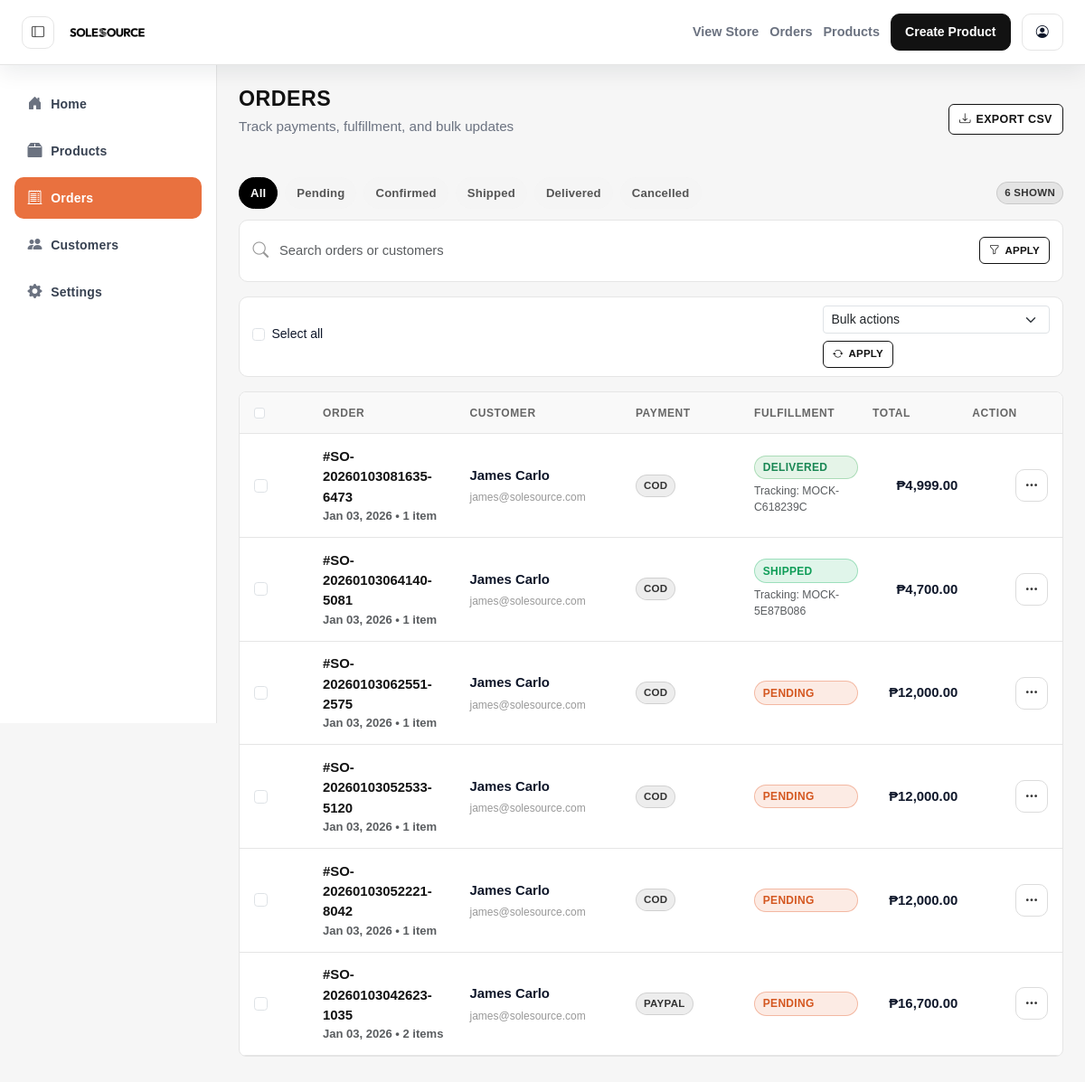
/admin/orders.php?msg=invalid (signed in), run on the app's committed database.
### tables this page shows
CREATE TABLE `orders` (
  `id` int(11) NOT NULL,
  `user_id` int(11) NOT NULL,
  `order_number` varchar(64) NOT NULL,
  `total_amount` decimal(10,2) NOT NULL,
  `payment_method` varchar(50) DEFAULT 'COD',
  `status` enum('pending','confirmed','shipped','delivered','cancelled') DEFAULT 'pending',
  `phone` varchar(50) DEFAULT NULL,
  `shipping_phone` varchar(20) DEFAULT NULL,
  `full_name` varchar(255) NOT NULL,
  `address` varchar(255) DEFAULT NULL,
  `city` varchar(255) DEFAULT NULL,
  `province` varchar(255) DEFAULT NULL,
  `region` varchar(255) DEFAULT NULL,
  `barangay` varchar(255) DEFAULT NULL,
  `zip_code` varchar(20) DEFAULT NULL,
  `country` varchar(100) DEFAULT 'Philippines',
  `shipping_address` text DEFAULT NULL,
  `tracking_number` varchar(100) DEFAULT NULL,
  `courier` varchar(50) DEFAULT NULL,
  `created_at` timestamp NOT NULL DEFAULT current_timestamp()
);

CREATE TABLE `users` (
  `id` int(11) NOT NULL,
  `full_name` varchar(255) NOT NULL,
  `email` varchar(255) NOT NULL,
  `password` varchar(255) NOT NULL,
  `role` enum('admin','customer') NOT NULL DEFAULT 'customer',
  `birthdate` date DEFAULT NULL,
  `gender` varchar(50) DEFAULT NULL,
  `is_active` tinyint(1) NOT NULL DEFAULT 1,
  `created_at` timestamp NOT NULL DEFAULT current_timestamp()
);

### admin/orders.php (the view, shortened to what this page needs)
<?php
require_once '../includes/connect.php';
$filter = isset($_GET['filter']) ? strtolower($_GET['filter']) : 'all';
$search = trim($_GET['q'] ?? '');
$orders = [];
$sql = "SELECT o.id, o.order_number, o.status, o.total_amount, o.created_at, o.tracking_number, o.courier, o.payment_method, u.full_name, u.email, COALESCE(SUM(oi.quantity), 0) AS item_count FROM orders o JOIN users u ON u.id = o.user_id LEFT JOIN order_items oi ON oi.order_id = o.id";
$sql .= " GROUP BY o.id ORDER BY o.created_at DESC";
if ($stmt = $conn->prepare($sql)) {
    $stmt->execute();
    $res = $stmt->get_result();
    while ($row = $res->fetch_assoc()) {
        $row['total_formatted'] = '₱' . number_format((float) ($row['total_amount'] ?? 0), 2, '.', ',');
        $row['date_formatted'] = $row['created_at'] ? date('M d, Y', strtotime($row['created_at'])) : '';
        $orders[] = $row;
    }
}
$msg = $_GET['msg'] ?? '';
$toastMessage = '';
if ($msg === 'updated') {
    $toastMessage = 'Order updated successfully.';
    $toastVariant = 'success';
} elseif ($msg === 'invalid') {
    $toastMessage = 'Invalid request.';
} elseif ($msg === 'notfound') {
    $toastMessage = 'Order not found.';
    $toastVariant = 'warning';
} elseif ($msg === 'error') {
    $toastMessage = 'Update failed. Please try again.';
    $toastVariant = 'danger';
}
?>
<!DOCTYPE html>
<html lang="en">
<head>
    <link href="https://cdn.jsdelivr.net/npm/bootstrap@5.3.3/dist/css/bootstrap.min.css" rel="stylesheet">
    <link rel="stylesheet" href="https://cdn.jsdelivr.net/npm/bootstrap-icons@1.11.3/font/bootstrap-icons.css">
    <link rel="stylesheet" href="../assets/css/variables.css">
    <link rel="stylesheet" href="assets/css/admin.css">
</head>
<body>
    <?php include 'includes/topbar.php'; ?>
    <div class="admin-container">
        <?php include 'includes/sidebar.php'; ?>
        <main class="admin-content">
            <div class="admin-header">
                <div>
                    <h1 class="admin-page-title">Orders</h1>
                    <p class="admin-page-subtitle">Track payments, fulfillment, and bulk updates</p>
                </div>
                <div class="orders-toolbar-actions">
                    <button type="button" class="admin-action-btn" data-export-orders>
                        <i class="bi bi-download"></i>
                        <span>Export CSV</span>
                    </button>
                </div>
            </div>
            <div class="orders-toolbar">
                <div class="orders-tabs">
                    <a href="orders.php" class="orders-tab <?php echo $filter === 'all' ? 'active' : ''; ?>">All</a>
                    <a href="orders.php?filter=pending" class="orders-tab <?php echo $filter === 'pending' ? 'active' : ''; ?>">Pending</a>
                    <a href="orders.php?filter=confirmed" class="orders-tab <?php echo $filter === 'confirmed' ? 'active' : ''; ?>">Confirmed</a>
                    <a href="orders.php?filter=shipped" class="orders-tab <?php echo $filter === 'shipped' ? 'active' : ''; ?>">Shipped</a>
                    <a href="orders.php?filter=delivered" class="orders-tab <?php echo $filter === 'delivered' ? 'active' : ''; ?>">Delivered</a>
                    <a href="orders.php?filter=cancelled" class="orders-tab <?php echo $filter === 'cancelled' ? 'active' : ''; ?>">Cancelled</a>
                </div>
                <div class="orders-tab-meta">
                    <span class="pill pill-neutral pill-sm"><?php echo count($orders); ?> shown</span>
                </div>
            </div>
            <form class="orders-search-row" method="get" action="orders.php">
                <div class="orders-search-group">
                    <i class="bi bi-search"></i>
                    <input type="text" name="q" class="form-control" placeholder="Search orders or customers" value="<?php echo htmlspecialchars($search); ?>">
                </div>
                <div class="orders-search-actions">
                    <button type="submit" class="admin-action-btn sm">
                        <i class="bi bi-funnel"></i>
                        <span>Apply</span>
                    </button>
                </div>
            </form>
            <div class="orders-bulk-bar">
                <div class="form-check">
                    <input class="form-check-input" type="checkbox" value="1" id="selectAllOrders" data-select-all>
                    <label class="form-check-label" for="selectAllOrders">Select all</label>
                </div>
                <div class="d-flex align-items-center gap-2 flex-wrap">
                    <select class="form-select form-select-sm" data-bulk-action>
                        <option value="">Bulk actions</option>
                    </select>
                    <button type="button" class="admin-action-btn sm" data-bulk-apply disabled>
                        <i class="bi bi-arrow-repeat"></i>
                        <span>Apply</span>
                    </button>
                </div>
            </div>
            <?php if ($toastMessage): ?>
                <div class="position-fixed top-0 end-0 p-3" style="z-index: 2000;">
                </div>
            <?php endif; ?>
            <div class="orders-table-container">
                <div class="order-table-row order-table-header">
                    <div>
                        <input class="form-check-input" type="checkbox" value="1" aria-label="Select all" data-select-all-top>
                    </div>
                    <div>Order</div>
                    <div>Customer</div>
                    <div>Payment</div>
                    <div>Fulfillment</div>
                    <div>Total</div>
                    <div>Action</div>
                </div>
                <?php foreach ($orders as $order): ?>
                    <?php
                        $status = strtolower($order['status'] ?? '');
                        $statusLabel = ucfirst($status);
                        $itemsLabel = ((int) ($order['item_count'] ?? 0)) . ' item' . (((int) ($order['item_count'] ?? 0)) === 1 ? '' : 's');
                    ?>
                    <div class="order-table-row" data-order-id="<?php echo (int) $order['id']; ?>">
                        <div data-label="Select">
                            <input class="form-check-input" type="checkbox" value="<?php echo (int) $order['id']; ?>" data-order-checkbox>
                        </div>
                        <div class="order-id-cell" data-label="Order">
                            <div class="fw-bold">#<?php echo htmlspecialchars($order['order_number']); ?></div>
                            <div class="text-muted small"><?php echo htmlspecialchars($order['date_formatted']); ?> • <?php echo htmlspecialchars($itemsLabel); ?></div>
                        </div>
                        <div class="customer-cell" data-label="Customer">
                            <div class="customer-name"><?php echo htmlspecialchars($order['full_name']); ?></div>
                            <div class="customer-email"><?php echo htmlspecialchars($order['email']); ?></div>
                        </div>
                        <div class="payment-cell" data-label="Payment">
                            <span class="pill pill-sm pill-neutral"><?php echo htmlspecialchars(strtoupper($order['payment_method'] ?? 'COD')); ?></span>
                        </div>
                        <div class="fulfillment-cell" data-label="Fulfillment">
                            <span class="status-pill status-<?php echo htmlspecialchars($status); ?>"><?php echo htmlspecialchars($statusLabel); ?></span>
                            <?php if (!empty($order['tracking_number'])): ?>
                                <div class="text-muted small">Tracking: <?php echo htmlspecialchars($order['tracking_number']); ?></div>
                            <?php endif; ?>
                        </div>
                        <div class="total-cell text-end fw-bold" data-label="Total">
                            <?php echo htmlspecialchars($order['total_formatted']); ?>
                        </div>
                        <div data-label="Action" class="order-actions">
                            <div class="dropdown">
                                <button class="icon-button" type="button" data-bs-toggle="dropdown" aria-expanded="false">
                                    <i class="bi bi-three-dots"></i>
                                </button>
                            </div>
                        </div>
                    </div>
                <?php endforeach; ?>
            </div>
        </main>
    </div>
</body>
</html>

### assets/css/variables.css (style rules this page uses)
:root { --brand-black: #121212; --brand-dark-gray: #333333; --brand-orange: #E9713F; --brand-white: #FFFFFF; --brand-background: #F8F9FA; --brand-font: 'Outfit', sans-serif; --text-active: #FFFFFF; --text-inactive: #B0B0B0; --text-active-inverse: #121212; }

### data on the page
orders: order_number "SO-20260103081635-6473", date_formatted "Jan 03, 2026", itemsLabel "1 item", user.full_name "James Carlo", user.email "james@solesource.com", payment_method "COD", status "DELIVERED", tracking_number "MOCK-C618239C", total_formatted "₱4,999.00"
orders: order_number "SO-20260103064140-5081", date_formatted "Jan 03, 2026", itemsLabel "1 item", user.full_name "James Carlo", user.email "james@solesource.com", payment_method "COD", status "SHIPPED", tracking_number "MOCK-5E87B086", total_formatted "₱4,700.00"
orders: order_number "SO-20260103062551-2575", date_formatted "Jan 03, 2026", itemsLabel "1 item", user.full_name "James Carlo", user.email "james@solesource.com", payment_method "COD", status "PENDING", total_formatted "₱12,000.00"
orders: order_number "SO-20260103052533-5120", date_formatted "Jan 03, 2026", itemsLabel "1 item", user.full_name "James Carlo", user.email "james@solesource.com", payment_method "COD", status "PENDING", total_formatted "₱12,000.00"
orders: order_number "SO-20260103052221-8042", date_formatted "Jan 03, 2026", itemsLabel "1 item", user.full_name "James Carlo", user.email "james@solesource.com", payment_method "COD", status "PENDING", total_formatted "₱12,000.00"
orders: order_number "SO-20260103042623-1035", date_formatted "Jan 03, 2026", itemsLabel "2 items", user.full_name "James Carlo", user.email "james@solesource.com", payment_method "PAYPAL", status "PENDING", total_formatted "₱16,700.00"

### other printed values
count($orders) "6"
